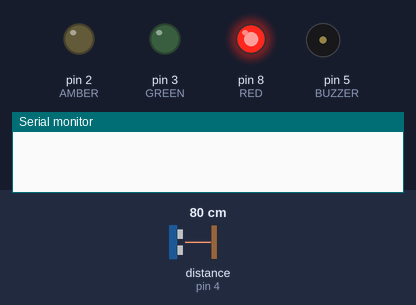
A sketch run on a simulated Arduino Uno, built with avr-gcc and run on an emulated ATmega328P. Shown: output pins drawn as LEDs (lit = HIGH), buzzer (waves = sounding), the last lines printed to the serial monitor. Inputs (shaded band) come from the test bench; at power-on: distance to the obstacle (sensor on pin 4) 80 cm. The echo pulse lasts 58.3 µs per cm; pins used as bus, display or sensor lines are not drawn.

Above: at 1.2 s.
1.3 s: distance to the obstacle (sensor on pin 4) set to 10 cm
At 2.8 s:
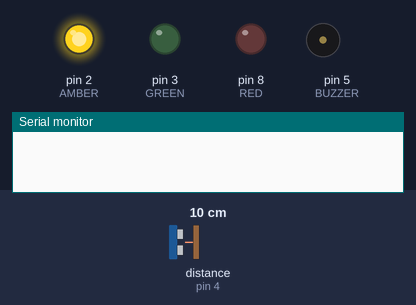
9.5 s: distance to the obstacle (sensor on pin 4) set to 7 cm
16.5 s: distance to the obstacle (sensor on pin 4) set to 2 cm
At 24.15 s:
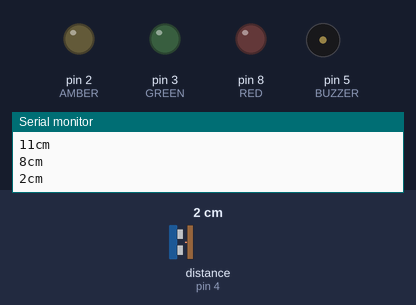
25.9 s: distance to the obstacle (sensor on pin 4) set to 18 cm
At 29.7 s:
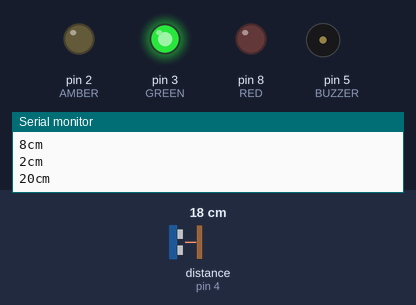
Timing chart, 0 to 30.4 s (numbered marks = the images above; inputs shaded):
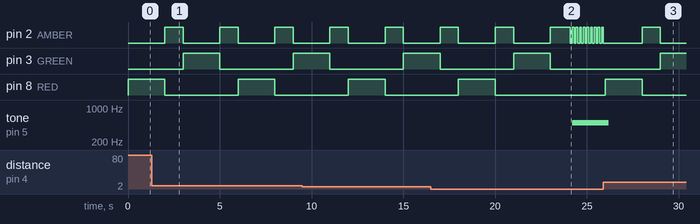

Measured:
- after the input at 25.9 s, pin 3 (GREEN): LOW → HIGH after 3.1 s; pin 8 (RED): LOW → HIGH after 0.11 s, → LOW 2.0 s later; tone on pin 5 (BUZZER): 500 Hz → silent after 0.30 s

The sketch:

Mini_Arduino_Project_Finlay_Jordan_N0564192.ino
```cpp
int RED = 8;
int AMBER = 2;
int GREEN = 3;
int BUZZER = 5;
int ECHOPIN = 4;
int TRIGPIN = 7;
int SENSORPIN = A0;
char Mode='r';
int Lightlevel;
int Distance()
{
  int dist;
  digitalWrite(TRIGPIN, LOW);
  delayMicroseconds(2);
  digitalWrite(TRIGPIN,HIGH);
  delayMicroseconds(10);
  digitalWrite(TRIGPIN,LOW);
  dist = pulseIn(ECHOPIN, HIGH);
  dist = dist/50;
  Serial.print(dist);
  Serial.println("cm");
  return dist;
}
int LightLevelRead()
{
  int ll;
  ll = analogRead(SENSORPIN);
  return ll;
}
void Regular()
{
  digitalWrite(GREEN, LOW);
 digitalWrite(AMBER, LOW);
 digitalWrite(RED, HIGH);
 delay(2000);
 digitalWrite(RED, LOW);
 digitalWrite(AMBER, HIGH);
 delay(1000);
 digitalWrite(AMBER, LOW);
 digitalWrite(GREEN, HIGH);
 delay(2000);
 digitalWrite(GREEN, LOW);
 digitalWrite(AMBER, HIGH);
 delay(1000);
}
void Pedestrian()
{
  digitalWrite(RED, LOW);
  digitalWrite(GREEN, LOW);
    for (int i = 0; i < 10; i++)
    {
      digitalWrite(AMBER, HIGH);
      delay(100);
      digitalWrite(AMBER, LOW);
      delay(100);
      tone(BUZZER, 500, 200);
    }
}
void Nightmode(int distancecm)
{
  distancecm;
  if (distancecm > 10)
  {
    digitalWrite(GREEN, LOW);
    digitalWrite(AMBER, LOW);
    digitalWrite(RED, HIGH);
  }
  else
  {
    digitalWrite(RED, LOW);
    digitalWrite(AMBER, LOW);
    digitalWrite(GREEN, HIGH);

  }
  delay(200);
}
void setup() {
 Serial.begin(9600);
 pinMode(RED, OUTPUT);
 pinMode(AMBER, OUTPUT);
 pinMode(GREEN, OUTPUT);
 pinMode(BUZZER, OUTPUT);
 pinMode(ECHOPIN, INPUT);
 pinMode(TRIGPIN, OUTPUT);
}

void loop() {
while (Serial.available())
  Mode = Serial.read();

  int distancecm;


  switch(Mode)
  {
  case 'r':
    Regular();
  case 'p':
    distancecm=Distance();
    while (distancecm < 10)
    {
    Pedestrian();
    distancecm=Distance();
    }
    {
    Regular();
    }
  case 'n':
    Lightlevel=LightLevelRead();
    distancecm=Distance();
    if (Lightlevel < 200)
    {
    distancecm=Distance();
    Nightmode(distancecm);
    }
    else
    {
    Regular();
    }
  }
}
```
